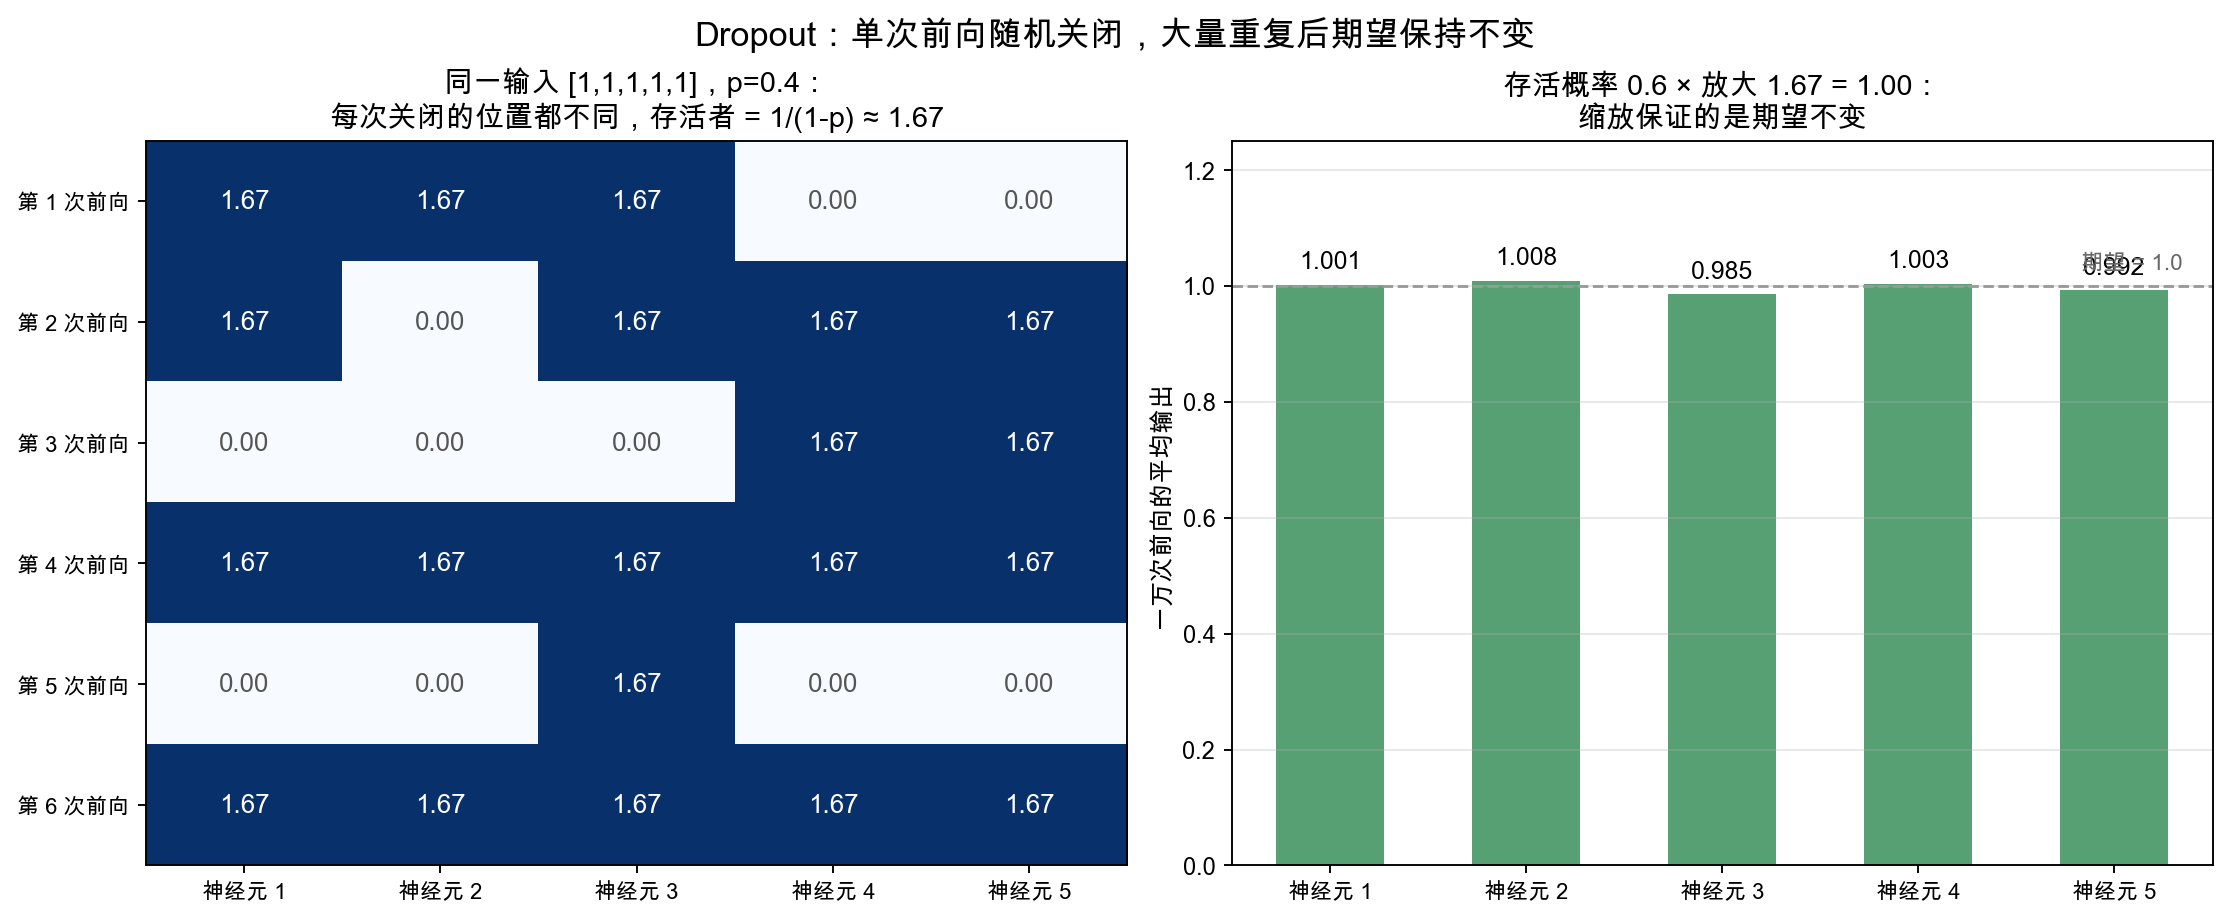

This chart was generated by the following Python code:
#!/usr/bin/env python3
"""生成第11章 Dropout 一节的数值图：
左图：输入 [1,1,1,1,1]、p=0.4，六次前向的输出——每次被关闭的位置都不同，存活者放大到 1/(1-p) ≈ 1.67；
右图：每个位置重复一万次取平均 ≈ 1.0——缩放保证的是"期望不变"，单次前向仍是随机制造缺陷。
"""
from pathlib import Path

import matplotlib
matplotlib.use("Agg")
import matplotlib.font_manager as fm
import matplotlib.pyplot as plt
import numpy as np

FONT_CANDIDATES = [
    "PingFang SC", "Microsoft YaHei", "Noto Sans CJK SC",
    "WenQuanYi Micro Hei", "Source Han Sans SC", "Arial Unicode MS",
]
available = {font.name for font in fm.fontManager.ttflist}
font = next((name for name in FONT_CANDIDATES if name in available), "DejaVu Sans")
plt.rcParams.update({"font.family": font, "axes.unicode_minus": False})

rng = np.random.default_rng(7)
p = 0.4
scale = 1 / (1 - p)  # ≈ 1.667

fig, (ax_mask, ax_avg) = plt.subplots(1, 2, figsize=(13, 5.3), dpi=170, constrained_layout=True)

# 左图：六次前向，每次的关闭位置都不同（热力图 + 数值标注）
trials, units = 6, 5
closed = rng.random((trials, units)) < p
out = np.where(closed, 0.0, scale)

im = ax_mask.imshow(out, cmap="Blues", aspect="auto", vmin=0, vmax=scale)
for i in range(trials):
    for j in range(units):
        v = out[i, j]
        ax_mask.text(j, i, f"{v:.2f}", ha="center", va="center", fontsize=11,
                     weight="bold", color="white" if v > 0 else "#555555")
ax_mask.set_xticks(range(units), [f"神经元 {j + 1}" for j in range(units)], fontsize=9.3)
ax_mask.set_yticks(range(trials), [f"第 {i + 1} 次前向" for i in range(trials)], fontsize=9.3)
ax_mask.set_title("同一输入 [1,1,1,1,1]，p=0.4：\n每次关闭的位置都不同，存活者 = 1/(1-p) ≈ 1.67",
                  fontsize=12.3, weight="bold")

# 右图：每个位置重复一万次取平均，回到 ≈ 1.0（期望不变）
closed_big = rng.random((10000, units)) < p
avg = np.where(closed_big, 0.0, scale).mean(axis=0)

bars = ax_avg.bar([f"神经元 {j + 1}" for j in range(units)], avg,
                  color="#3A8F5A", alpha=0.85, width=0.55)
for bar, v in zip(bars, avg):
    ax_avg.text(bar.get_x() + bar.get_width() / 2, v + 0.02, f"{v:.3f}",
                ha="center", va="bottom", fontsize=10.5, weight="bold")
ax_avg.axhline(1.0, color="#999999", linestyle="--", linewidth=1.2)
ax_avg.text(4.35, 1.03, "期望 = 1.0", fontsize=9.5, color="#666666", ha="right")
ax_avg.set_ylim(0, 1.25)
ax_avg.set_ylabel("一万次前向的平均输出", fontsize=10.5)
ax_avg.set_title("存活概率 0.6 × 放大 1.67 = 1.00：\n缩放保证的是期望不变", fontsize=12.3, weight="bold")
ax_avg.tick_params(axis="x", labelsize=9.3)
ax_avg.grid(axis="y", alpha=0.3)

fig.suptitle("Dropout：单次前向随机关闭，大量重复后期望保持不变", fontsize=14.5, weight="bold")
output = Path(__file__).resolve().parent / "dropout_random_mask.png"
fig.savefig(output, bbox_inches="tight")
print(f"saved to {output}")
